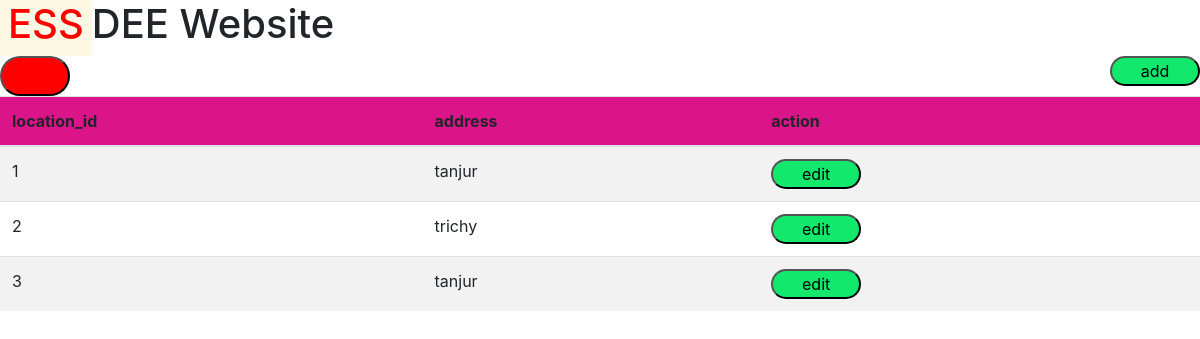
/locatin, run on an earlier commit of the app's database.
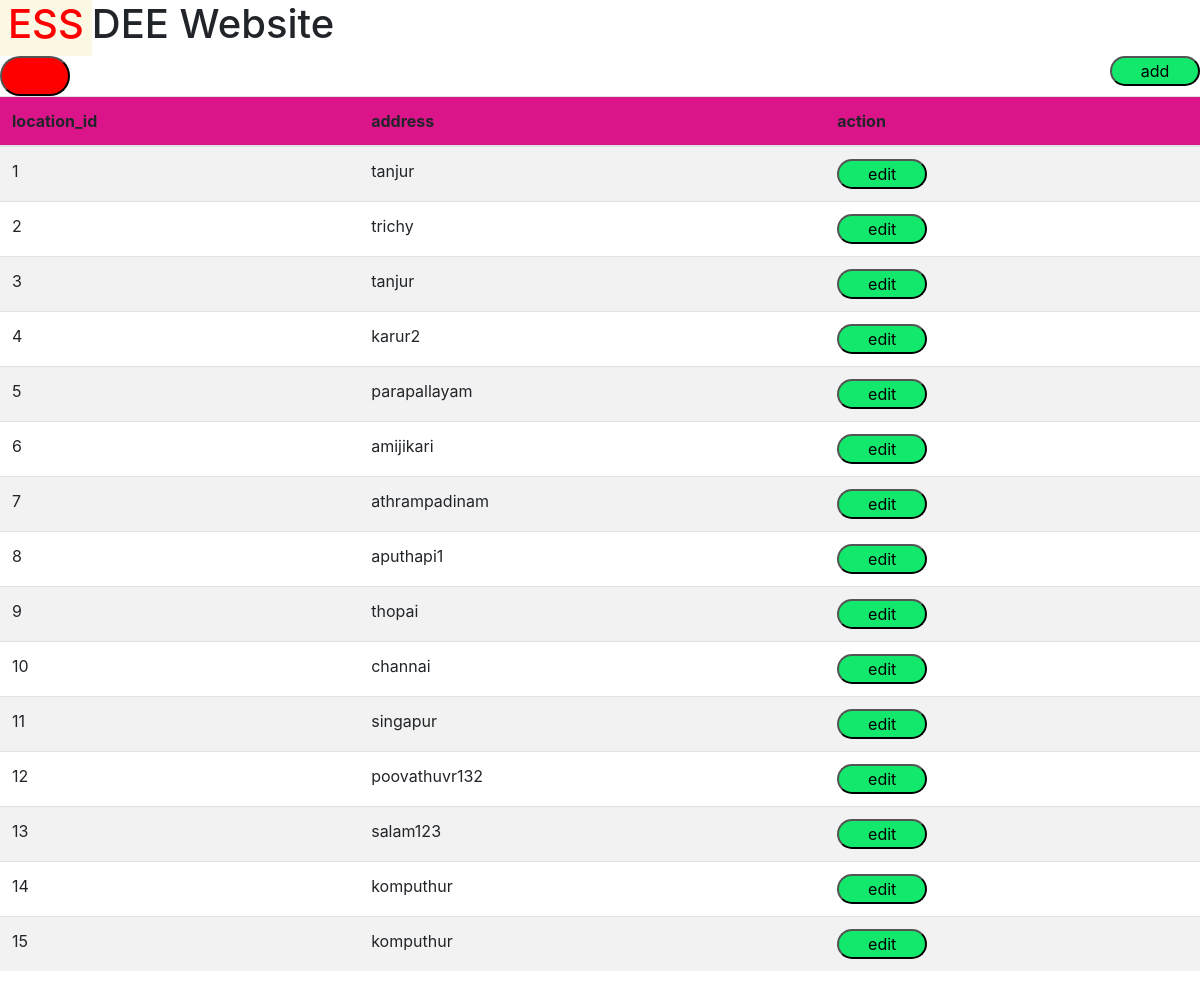
And on a later commit of the database.
### tables this page shows
CREATE TABLE Location(loction_id INTEGER PRIMARY KEY AUTOINCREMENT,address text NOT NULL);

### f1.py (the view)
@app.route('/locatin')
def loc():
    con = sqlite3.connect('main.db')
    cur = con.cursor()
    tbl="select * from Location"
    cur.execute(tbl)
    x =cur.fetchall()
    print(x)
    con.commit()
    con.close()
    return render_template('loction.html',x=x)

### templates/loction.html (shortened to what this page needs)
<!DOCTYPE html>
<html>
    <head>
      <link rel="stylesheet" href="{{ url_for('static', filename='css/main.css') }}">
      <link rel="stylesheet" href="https://cdn.jsdelivr.net/npm/bootstrap@4.1.3/dist/css/bootstrap.min.css">
    </head>
<body>
  <h1><mark class="markline">ESS</mark>DEE Website</h1>
  <form action="/" method='post'>
    <button type="submit" class="fa fa-home" style="font-size:20px;background-color:red;border-radius: 30px;width: 70px; height: 40px;float: left;"></button>
    </form>
{% block content %}
  <table id="data" class="table table-striped">
    <thead>
      <tr>
        <th>location_id</th>
        <th>address</th>
        <th>action</th>
      </tr>
    </thead>
    <tbody>
      {% for user in x %}
        <tr>
          <td>{{user[0]}}</td>
          <td>{{user[1]}}</td>
          <td>
            <form action="{{ url_for('locedit1', id=user[0]) }}" method='post'><button  type="submit" value="edit" class="btn1" id="showedit"> edit</button></form>
          </td>
        </tr>
      {% endfor %}
      <button type="button" class="btn1" data-toggle="modal" data-target="#exampleModal" data-whatever="@mdo" style="float:right;">add</button>
    </tbody>
  </table>
{% endblock %}
</body>
</html>

### static/css/main.css (style rules this page uses)
form { color: #d012e9; }
body { background-color: #5d12e9; }
.btn1 { width: 90px; background-color: #12e96c; height: 30px; border-radius: 30px; }
thead { background-color: rgb(220, 20, 137); }
table, th, td { border-collapse: collapse; }
.markline { color: red; }

What changed in the data, as far as the page shows it:
added Location: loction_id "4", address "karur2"
added Location: loction_id "5", address "parapallayam"
added Location: loction_id "6", address "amijikari"
added Location: loction_id "7", address "athrampadinam"
added Location: loction_id "8", address "aputhapi1"
added Location: loction_id "9", address "thopai"
added Location: loction_id "10", address "channai"
added Location: loction_id "11", address "singapur"
added Location: loction_id "12", address "poovathuvr132"
added Location: loction_id "13", address "salam123"
added Location: loction_id "14", address "komputhur"
added Location: loction_id "15", address "komputhur"
